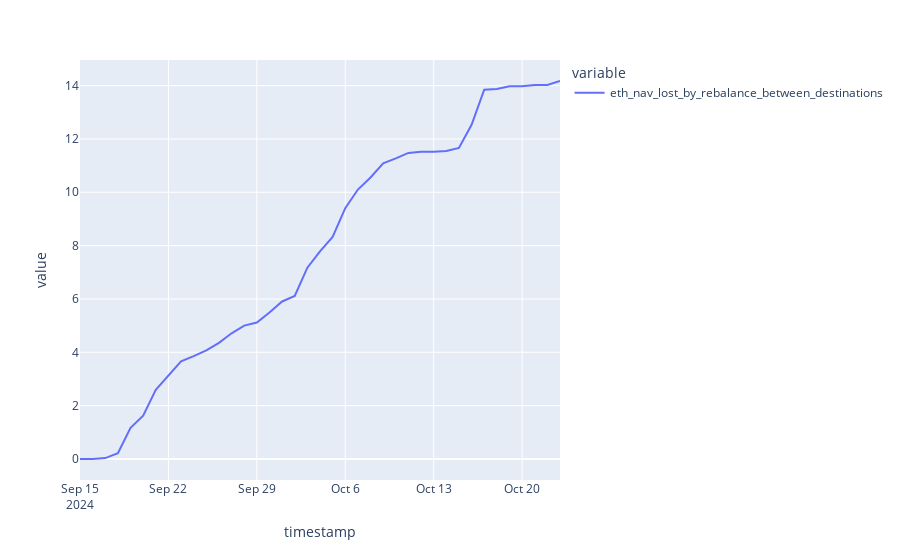

Notebook source saved alongside this figure:
### Code cell
px.line(df['eth_nav_lost_by_rebalance_between_destinations'])

### Figure 1 — Plotly figure (JSON) as saved in the notebook; plotly's stock layout.template omitted (floating-point values rounded to 4 significant figures)
{"data": [{"hovertemplate": "variable=eth_nav_lost_by_rebalance_between_destinations<br>timestamp=%{x}<br>value=%{y}<extra></extra>", "legendgroup": "eth_nav_lost_by_rebalance_between_destinations", "line": {"color": "#636efa", "dash": "solid"}, "marker": {"symbol": "circle"}, "mode": "lines", "name": "eth_nav_lost_by_rebalance_between_destinations", "orientation": "v", "showlegend": true, "type": "scatter", "x": ["2024-09-15T00:00:00+00:00", "2024-09-16T00:00:00+00:00", "2024-09-17T00:00:00+00:00", "2024-09-18T00:00:00+00:00", "2024-09-19T00:00:00+00:00", "2024-09-20T00:00:00+00:00", "2024-09-21T00:00:00+00:00", "2024-09-22T00:00:00+00:00", "2024-09-23T00:00:00+00:00", "2024-09-24T00:00:00+00:00", "2024-09-25T00:00:00+00:00", "2024-09-26T00:00:00+00:00", "2024-09-27T00:00:00+00:00", "2024-09-28T00:00:00+00:00", "2024-09-29T00:00:00+00:00", "2024-09-30T00:00:00+00:00", "2024-10-01T00:00:00+00:00", "2024-10-02T00:00:00+00:00", "2024-10-03T00:00:00+00:00", "2024-10-04T00:00:00+00:00", "2024-10-05T00:00:00+00:00", "2024-10-06T00:00:00+00:00", "2024-10-07T00:00:00+00:00", "2024-10-08T00:00:00+00:00", "2024-10-09T00:00:00+00:00", "2024-10-10T00:00:00+00:00", "2024-10-11T00:00:00+00:00", "2024-10-12T00:00:00+00:00", "2024-10-13T00:00:00+00:00", "2024-10-14T00:00:00+00:00", "2024-10-15T00:00:00+00:00", "2024-10-16T00:00:00+00:00", "2024-10-17T00:00:00+00:00", "2024-10-18T00:00:00+00:00", "2024-10-19T00:00:00+00:00", "2024-10-20T00:00:00+00:00", "2024-10-21T00:00:00+00:00", "2024-10-22T00:00:00+00:00", "2024-10-23T00:00:00+00:00"], "xaxis": "x", "y": [0, 0, 0.03374, 0.2133, 1.172, 1.623, 2.596, 3.13, 3.661, 3.857, 4.073, 4.356, 4.713, 5.001, 5.115, 5.492, 5.906, 6.114, 7.173, 7.788, 8.329, 9.406, 10.1, 10.55, 11.08, 11.27, 11.48, 11.52, 11.52, 11.55, 11.66, 12.53, 13.84, 13.88, 13.97, 13.97, 14.03, 14.03, 14.17], "yaxis": "y"}], "layout": {"legend": {"title": {"text": "variable"}, "tracegroupgap": 0}, "margin": {"t": 60}, "xaxis": {"anchor": "y", "domain": [0, 1], "title": {"text": "timestamp"}}, "yaxis": {"anchor": "x", "domain": [0, 1], "title": {"text": "value"}}}}
